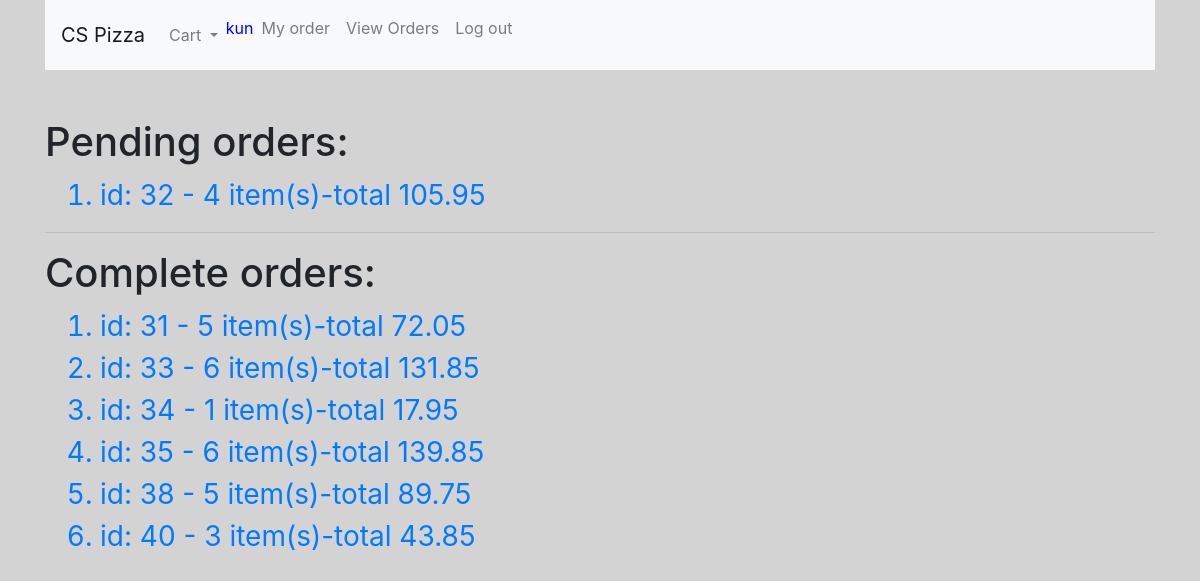
The page /customer_order_view (signed in) on the database as committed earlier.
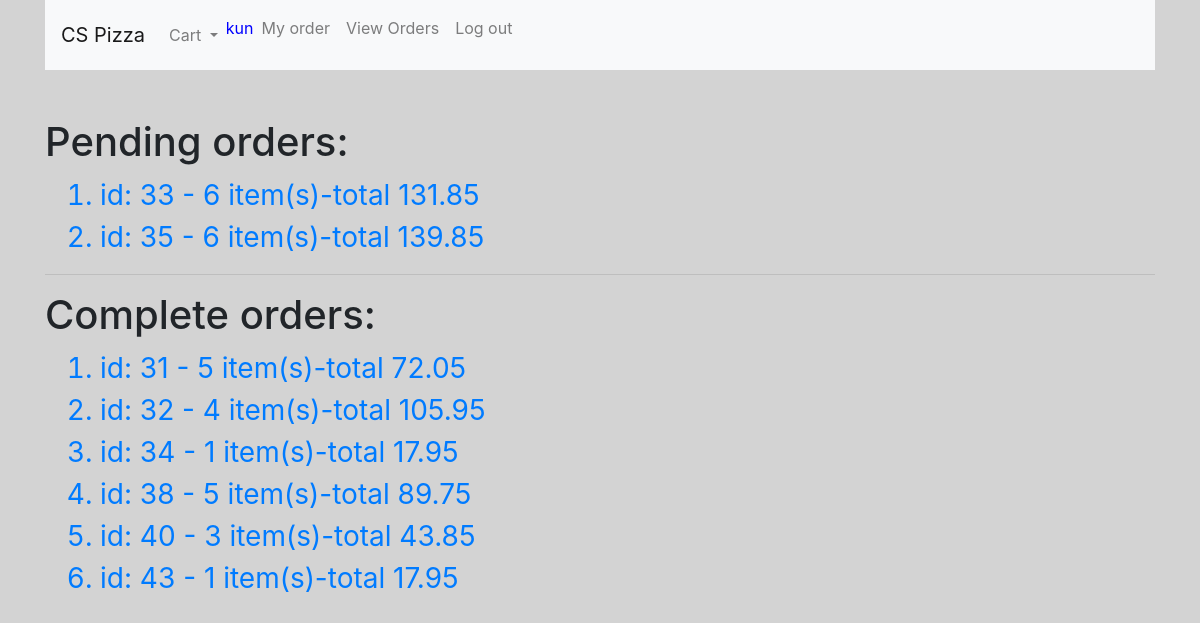
The same page on the database as committed later.
### orders/models.py (models this page shows, shortened)
class Order(models.Model):
    username = models.CharField(max_length=64)
    pizza = models.ManyToManyField(Pizza, blank=True)
    sub = models.ManyToManyField(Sub, blank=True)
    pasta = models.ManyToManyField(Pasta, blank=True)
    salad = models.ManyToManyField(Salad, blank=True)
    dinnerplatter = models.ManyToManyField(DinnerPlatter, blank=True)
    is_complete = models.BooleanField(default=False)
    def sum_price(self, obj):
        this_sum = 0
        if len(obj.all()) > 0:
            for item in obj.all():
                this_sum += item.price
        return this_sum
    def total(self):
        total_sum = 0
        total_sum += self.sum_price(self.pizza)
        total_sum += self.sum_price(self.sub)
        total_sum += self.sum_price(self.pasta)
        total_sum += self.sum_price(self.salad)
        total_sum += self.sum_price(self.dinnerplatter)
        return round(total_sum, 2)
    def item_count(self):
        count = 0
        count += len(self.pizza.all())
        count += len(self.sub.all())
        count += len(self.pasta.all())
        count += len(self.salad.all())
        count += len(self.dinnerplatter.all())
        return count
    def __str__(self):
        return f"""id: {self.id} - {self.item_count()} item(s)-total {self.total()}"""

class PizzaMenu(models.Model):
    type = models.CharField(max_length=32)
    size = models.CharField(max_length=10)
    topping_option = models.IntegerField() # 0(cheese), 1, 2, 3, 5 toppings
    price = models.FloatField()

class PastaMenu(models.Model):
    name = models.CharField(max_length=32)
    price = models.FloatField()

class SaladMenu(models.Model):
    name = models.CharField(max_length=32)
    price = models.FloatField()

class DinnerPlatterMenu(models.Model):
    name = models.CharField(max_length=32)
    size = models.CharField(max_length=10)
    price = models.FloatField()

class SubMenu(models.Model):
    name = models.CharField(max_length=32)
    size = models.CharField(max_length=10)
    price = models.FloatField()

### orders/views.py (the view)
# urls.py: path("customer_order_view", views.customer_order_view, name="customer_order_view")
def customer_order_view(request):
    if request.user.is_authenticated:
        username = request.user.username
        cart_item_count = 0
        try:
            for k in request.session['cart'].keys():
                cart_item_count += len(request.session['cart'][k])
        except KeyError:
            pass
        orders = Order.objects.filter(username=username)
        complete_order = []
        pending_order = []
        message = None
        if len(orders) > 0:
            for order in orders:
                if order.is_complete:
                    complete_order.append(order)
                else:
                    pending_order.append(order)
        else:
            message = "You have not place any order so far"
        contect = {
        'complete_order' : complete_order,
        'pending_order' : pending_order,
        'cart_count' : cart_item_count,
        'message' : message
        }
        return render(request, 'orders/customer_order_view.html', contect)
    else:
        return render(request, 'orders/error.html', {'message' : 'Not logged in'})

### orders/templates/orders/customer_order_view.html (shortened to what this page needs)
{% extends "orders/base.html" %}
{% block body %}
  <br><br>
  {% if pending_order %}
    <h1>Pending orders:</h1>
    <ol>
      {% for order in pending_order %}
      <div class="container">
        <a href="{% url 'order_details' order.id  %}" class="order_link">
            <li>
              {{order}}
            </li>
        </a>
      </div>
      {% endfor %}
    </ol>
  {% endif %}
  <hr>
  {% if complete_order %}
    <h1>Complete orders:</h1>
    <ol>
      {% for order in complete_order %}
      <div class="container">
        <a href="{% url 'order_details' order.id  %}" class="order_link">
            <li>
              {{order}}
            </li>
        </a>
      </div>
      {% endfor %}
    </ol>
  {% endif %}
{% endblock %}

Rows that differ between the two databases and show on the page:
changed Order "id: 33 - 6 item(s)-total 131.85": moves from the list under "Complete orders:" to the list under "Pending orders:"
changed Order "id: 35 - 6 item(s)-total 139.85": moves from the list under "Complete orders:" to the list under "Pending orders:"
changed Order "id: 32 - 4 item(s)-total 105.95": moves from the list under "Pending orders:" to the list under "Complete orders:"
added Order: id.price "id: 43 - 1 item(s)-total 17.95", shown under "Complete orders:"
